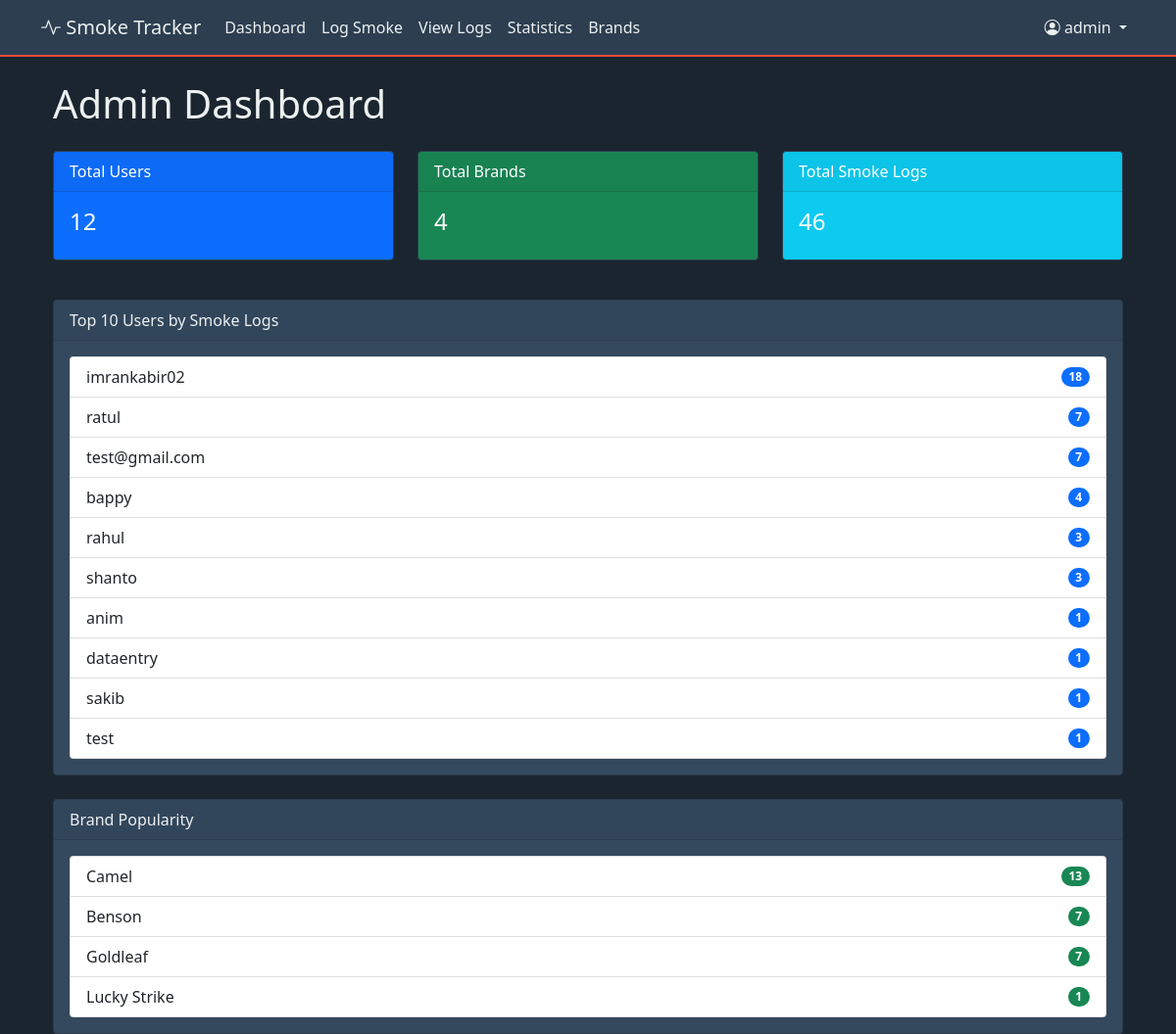
The page /admin-dashboard/ (signed in) on the database its author committed.
### tracker/models.py (models this page shows, shortened)
class Brand(models.Model):
    name = models.CharField(max_length=100, unique=True)
    created_at = models.DateTimeField(default=timezone.now)
    class Meta:
        ordering = ['name']

### tracker/views.py (the view)
# urls.py: path('admin-dashboard/', views.admin_dashboard, name='admin_dashboard'),
@user_passes_test(lambda u: u.is_superuser)
def admin_dashboard(request):
    total_users = User.objects.count()
    total_brands = Brand.objects.count()
    total_smokelogs = SmokeLog.objects.count()
    user_smoke_counts = User.objects.annotate(smoke_count=Count('smokelog')).order_by('-smoke_count')[:10]
    brand_smoke_counts = Brand.objects.annotate(smoke_count=Count('userbrand__smokelog')).order_by('-smoke_count')
    context = {
        'total_users': total_users,
        'total_brands': total_brands,
        'total_smokelogs': total_smokelogs,
        'user_smoke_counts': user_smoke_counts,
        'brand_smoke_counts': brand_smoke_counts,
    }
    return render(request, 'tracker/admin_dashboard.html', context)

### tracker/templates/tracker/admin_dashboard.html (shortened to what this page needs)
{% extends 'tracker/base.html' %}
{% block content %}
<div class="container mt-4">
    <h1 class="mb-4">Admin Dashboard</h1>
    <div class="row mb-4">
        <div class="col-md-4">
            <div class="card text-white bg-primary mb-3">
                <div class="card-header">Total Users</div>
                <div class="card-body">
                    <h4 class="card-title">{{ total_users }}</h4>
                </div>
            </div>
        </div>
        <div class="col-md-4">
            <div class="card text-white bg-success mb-3">
                <div class="card-header">Total Brands</div>
                <div class="card-body">
                    <h4 class="card-title">{{ total_brands }}</h4>
                </div>
            </div>
        </div>
        <div class="col-md-4">
            <div class="card text-white bg-info mb-3">
                <div class="card-header">Total Smoke Logs</div>
                <div class="card-body">
                    <h4 class="card-title">{{ total_smokelogs }}</h4>
                </div>
            </div>
        </div>
    </div>
    <div class="card mb-4">
        <div class="card-header">
            Top 10 Users by Smoke Logs
        </div>
        <div class="card-body">
            <ul class="list-group">
                {% for user in user_smoke_counts %}
                    <li class="list-group-item d-flex justify-content-between align-items-center">
                        {{ user.username }}
                        <span class="badge bg-primary rounded-pill">{{ user.smoke_count }}</span>
                    </li>
                {% empty %}
                    <li class="list-group-item">No user data available.</li>
                {% endfor %}
            </ul>
        </div>
    </div>
    <div class="card">
        <div class="card-header">
            Brand Popularity
        </div>
        <div class="card-body">
            <ul class="list-group">
                {% for brand in brand_smoke_counts %}
                    <li class="list-group-item d-flex justify-content-between align-items-center">
                        {{ brand.name }}
                        <span class="badge bg-success rounded-pill">{{ brand.smoke_count }}</span>
                    </li>
                {% empty %}
                    <li class="list-group-item">No brand data available.</li>
                {% endfor %}
            </ul>
        </div>
    </div>
</div>
{% endblock %}

### tracker/templates/tracker/base.html (shortened to what this page needs)
{% load static %}
<!DOCTYPE html>
<html lang="en">
<head>
    <link href="https://cdn.jsdelivr.net/npm/bootstrap@5.1.3/dist/css/bootstrap.min.css" rel="stylesheet">
    <link href="https://cdn.jsdelivr.net/npm/bootstrap-icons@1.8.1/font/bootstrap-icons.css" rel="stylesheet">
    <link rel="stylesheet" href="{% static 'css/custom.css' %}">
</head>
<body>
    <nav class="navbar navbar-expand-lg navbar-dark bg-dark">
        <div class="container">
            <a class="navbar-brand" href="{% url 'home' %}">
                <i class="bi bi-activity"></i> Smoke Tracker
            </a>
            <div class="collapse navbar-collapse" id="navbarNav">
                <ul class="navbar-nav me-auto">
                    {% if user.is_authenticated %}
                        <li class="nav-item">
                            <a class="nav-link" href="{% url 'home' %}">Dashboard</a>
                        </li>
                        <li class="nav-item">
                            <a class="nav-link" href="{% url 'log_smoke' %}">Log Smoke</a>
                        </li>
                        <li class="nav-item">
                            <a class="nav-link" href="{% url 'log_list' %}">View Logs</a>
                        </li>
                        <li class="nav-item">
                            <a class="nav-link" href="{% url 'stats' %}">Statistics</a>
                        </li>
                        <li class="nav-item">
                            <a class="nav-link" href="{% url 'brand_list' %}">Brands</a>
                        </li>
                    {% endif %}
                </ul>
                <ul class="navbar-nav">
                    {% if user.is_authenticated %}
                        <li class="nav-item dropdown">
                            <a class="nav-link dropdown-toggle" href="#" id="navbarDropdown" role="button" data-bs-toggle="dropdown">
                                <i class="bi bi-person-circle"></i> {{ user.username }}
                            </a>
                        </li>
                    {% endif %}
                </ul>
            </div>
        </div>
    </nav>
    <div class="container mt-4">
        {% block content %}
        {% endblock %}
    </div>
</body>
</html>

### static/css/custom.css (style rules this page uses)
:root { --primary-color: #2c3e50; --secondary-color: #34495e; --background-color: #1a252f; --text-color: #ecf0f1; --accent-color: #e74c3c; --success-color: #2ecc71; }
body { background-color: var(--background-color); color: var(--text-color); }
.navbar { background-color: var(--primary-color) !important; border-bottom: 2px solid var(--accent-color); }
.navbar-brand, .nav-link { color: var(--text-color) !important; }
.card { background-color: var(--secondary-color); border: 1px solid var(--primary-color); color: var(--text-color); }

### rows shown on the page
Brand: name "Camel", smoke_count "13"
Brand: name "Benson", smoke_count "7"
Brand: name "Goldleaf", smoke_count "7"
Brand: name "Lucky Strike", smoke_count "1"

### other values the page prints
{{ user.username }} "admin"
{{ total_users }} "12"
{{ total_brands }} "4"
{{ total_smokelogs }} "46"
{{ user.username }} "imrankabir02"
{{ user.smoke_count }} "18"
{{ user.username }} "ratul"
{{ user.smoke_count }} "7"
{{ user.username }} "test@gmail.com"
{{ user.username }} "bappy"
{{ user.smoke_count }} "4"
{{ user.username }} "rahul"
{{ user.smoke_count }} "3"
{{ user.username }} "shanto"
{{ user.username }} "anim"
